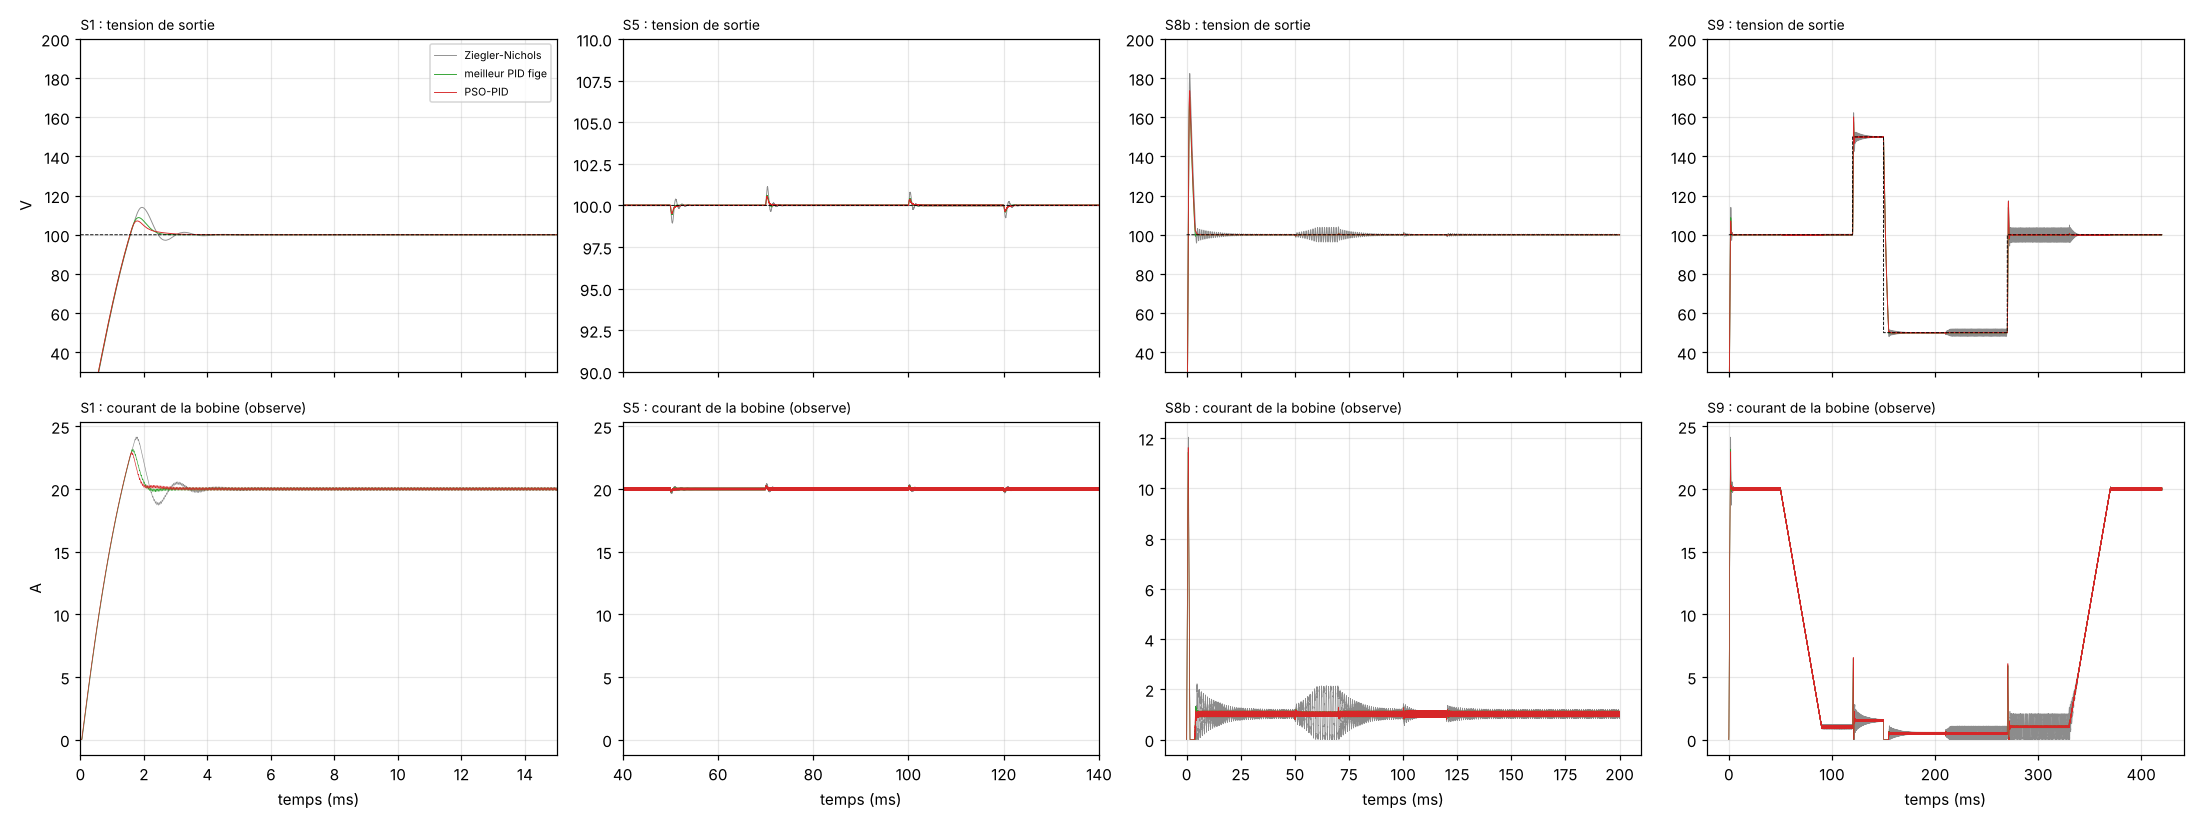

The script that saved this image:
# =============================================================================
# banc_pso_pid.py
#
# VERSION
#   1 (7 octobre 2026).
#
# OBJECTIF
#   Juger sur les onze essais communs le reglage trouve par
#   recherche_pso_pid.py (criteres_pso_pid.txt), a cote de Ziegler-Nichols
#   (meme PID, gains de depart) et du meilleur PID fige sur grille, et ecrire
#   ce que Simulink doit retrouver :
#     - predictions_banc_pso_pid.json : gains retenus et resultats attendus
#       (meme format que predictions_banc_pid_fige.json, lu par
#       Construction_PSO_PID.m et Simuler_PSO_PID.m) ;
#     - banc_pso_pid_resultats.json : tous les chiffres ;
#     - banc_pso_pid.png (S1, S5, S8b, S9) et pso_pid_convergence.png.
#   Les onze essais n'ont servi a rien pendant la recherche.
#   Retenu : la graine de plus petit J_reglage (regle ecrite avant).
#
# COMMENT LANCER CE SCRIPT
#   python banc_pso_pid.py      (une minute)
# =============================================================================


# %% ETAPE 0 : definitions et recherches

import os
import json
import time
import numpy as np
import matplotlib.pyplot as plt

try:
    DOSSIER_PSO = os.path.dirname(os.path.abspath(__file__))
except NameError:
    DOSSIER_PSO = os.getcwd()
with open(os.path.join(DOSSIER_PSO, "recherche_pso_pid.py"), encoding="utf-8") as f:
    _SRC = f.read()
exec(_SRC[:_SRC.index("\n# %% ETAPE 3 :")])   # banc commun, contraintes, essais E1 a E4, J_reglage

T_DEBUT = time.time()
ESSAIS = {sc["code"]: sc for sc in SCENARIOS}
CODES_IAE = ["S1", "S3", "S4", "S5", "S6", "S7a", "S7b", "S8a", "S8b", "S9"]
CODES_DEM = ["S1", "S8a", "S8b"]
K30_ESSAI = int(round(0.03 / TC))
with open(FICHIER, encoding="utf-8") as f:
    RECH = json.load(f)["recherches"]
CLES = [f"graine={g}" for g in GRAINES]
manque = [c for c in CLES if c not in RECH]
if manque:
    raise RuntimeError("Recherches manquantes dans recherche_pso_pid.json : " + ", ".join(manque))
with open(os.path.join(DOSSIER_PSO, "predictions_banc_pid_fige.json"), encoding="utf-8") as f:
    GAINS_FIGE = json.load(f)["gains"]


def titre(texte):
    print("\n" + "=" * 78 + "\n " + texte + "\n" + "=" * 78)


# %% ETAPE 1 : les cinq recherches et le reglage retenu

titre("ETAPE 1 : les cinq recherches et le reglage retenu")
print(f"  {'recherche':10s} {'J_reglage':>10s} {'a (P)':>8s} {'b (I)':>8s} {'c (D)':>8s} {'marge':>7s} {'coupure':>8s}")
for c in CLES:
    r = RECH[c]
    print(f"  {c:10s} {r['J_reglage']:10.5f} {r['gbest'][0]:8.4f} {r['gbest'][1]:8.4f} {r['gbest'][2]:8.4f} "
          f"{r['marge_min']:6.1f}d {r['fc_max']:7.0f}Hz")
CLE_RETENUE = min((c for c in CLES if RECH[c]["admissible"]), key=lambda c: RECH[c]["J_reglage"])
RET = RECH[CLE_RETENUE]
P_R, I_R, D_R = RET["gains"]["P"], RET["gains"]["I"], RET["gains"]["D"]
print(f"\n  Retenu : {CLE_RETENUE} ; P = {P_R:.6f}, I = {I_R:.4f}, D = {D_R:.6e} "
      f"(x ZN : {RET['gbest'][0]:.4f}, {RET['gbest'][1]:.4f}, {RET['gbest'][2]:.4f}).")
print("  Rapports a Ziegler-Nichols sur les essais de reglage (demarrage / apres 30 ms) :")
for code, q in RET["ratios"].items():
    print(f"    {code} : {q['demarrage']:.3f} / {q['apres_30ms']:.3f}")
for nom, g in (("meilleur PID fige", GAINS_FIGE),):
    x = (g["P"] / PID_P, g["I"] / PID_I, g["D"] / PID_D)
    r = evaluer(x)
    print(f"  Pour information, J_reglage du {nom} : " +
          (f"{r['J']:.4f}" if r["admissible"] else f"refuse (violation {r['violation']:.3f})"))


# %% ETAPE 2 : jugement sur les onze essais

def evaluer_essais(P, I, D):
    res = {}
    for code, sc in ESSAIS.items():
        sim = simuler(PIDParallele(P, I, D), sc)
        o = grandeurs(sim, sc)
        e = sim["consigne"] - sim["v"]
        res[code] = {"o": o, "IAE_dem": float(np.sum(np.abs(e[:K30_ESSAI])) * TC),
                     "revenus": bool(all(ev["revenu"] for ev in o["evenements"])), "sim": sim}
    return res


def termes(res):
    return np.array([res[c]["o"]["IAE"] for c in CODES_IAE] + [res[c]["IAE_dem"] for c in CODES_DEM])


titre("ETAPE 2 : jugement sur les onze essais communs")
TOUS = {"Ziegler-Nichols": evaluer_essais(PID_P, PID_I, PID_D),
        "meilleur PID fige": evaluer_essais(GAINS_FIGE["P"], GAINS_FIGE["I"], GAINS_FIGE["D"]),
        "PSO-PID": evaluer_essais(P_R, I_R, D_R)}
T_ZN = termes(TOUS["Ziegler-Nichols"])
J_TOUS = {n: float(np.mean(termes(r) / T_ZN)) for n, r in TOUS.items()}
print("  " + " " * 28 + "".join(f"{n:>19s}" for n in TOUS))
print("  " + f"{'cout J':28s}" + "".join(f"{J_TOUS[n]:19.3f}" for n in TOUS))
print("  " + f"{'evenements non revenus':28s}" + "".join(
    f"{(','.join(c for c in CODES_IAE if not TOUS[n][c]['revenus']) or '-'):>19s}" for n in TOUS))
for code in ESSAIS:
    for cle, etiquette, fmt, k in (("depassement_pct", "depassement %", "{:.1f}", 1.0), ("IAE", "IAE mV.s", "{:.2f}", 1e3),
                                   ("e_eff_V", "ecart efficace mV", "{:.1f}", 1e3), ("iL_max_dem_A", "iL crete dem. A", "{:.1f}", 1.0)):
        if cle == "depassement_pct" and code not in ("S1", "S8a", "S8b"):
            continue
        if cle == "iL_max_dem_A" and code not in ("S1", "S8b"):
            continue
        print("  " + f"{code + ' ' + etiquette:28s}" + "".join(f"{fmt.format(TOUS[n][code]['o'][cle] * k):>19s}" for n in TOUS))
print("  " + f"{'activite |dd| (S1)':28s}" + "".join(f"{TOUS[n]['S1']['o']['dd_moyen']:19.4f}" for n in TOUS))
DECOMP = {}
print("\n  Decomposition de J (10 IAE apres 30 ms ; 3 IAE de demarrage) :")
for n in TOUS:
    r = termes(TOUS[n]) / T_ZN
    DECOMP[n] = (float(np.mean(r[:10])), float(np.mean(r[10:])))
    print(f"    {n:20s} apres 30 ms {DECOMP[n][0]:.3f} ; demarrage {DECOMP[n][1]:.3f}")
print("\n  Rapports a ZN, terme par terme (" + ", ".join(CODES_IAE) + " ; demarrages " + ", ".join(CODES_DEM) + ") :")
for n in TOUS:
    print(f"    {n:20s} " + " ".join(f"{x:5.2f}" for x in termes(TOUS[n]) / T_ZN))

print("\n  Les cinq recherches jugees sur les onze essais (aucune n'est choisie apres coup) :")
JUGEMENT = {}
for c in CLES:
    r = RECH[c]
    res = TOUS["PSO-PID"] if c == CLE_RETENUE else evaluer_essais(r["gains"]["P"], r["gains"]["I"], r["gains"]["D"])
    Jc = float(np.mean(termes(res) / T_ZN))
    non = [k for k in CODES_IAE if not res[k]["revenus"]]
    JUGEMENT[c] = {"J": Jc, "non_revenus": non}
    print(f"    {c:10s} J = {Jc:.3f} ; {'tous revenus' if not non else 'pas revenus : ' + ','.join(non)}"
          f"{'   <- retenu' if c == CLE_RETENUE else ''}")

AUTRES = {}
for nom, fichier in (("ELM-PID", "banc_elm_pid_resultats.json"), ("PINN-PID", "banc_pinn_pid_resultats.json"),
                     ("Fuzzy-PID", "banc_fuzzy_pid_resultats.json")):
    chemin = os.path.join(DOSSIER_PSO, fichier)
    if os.path.isfile(chemin):
        with open(chemin, encoding="utf-8") as f:
            AUTRES[nom] = json.load(f).get("J", {}).get(nom)
if AUTRES:
    print("\n  Rappel des autres methodes (J sur les memes onze essais) : " +
          " ; ".join(f"{n} {j:.3f}" for n, j in AUTRES.items() if j is not None))


# %% ETAPE 3 : previsions

titre("ETAPE 3 : previsions de criteres_pso_pid.txt")
PSO = TOUS["PSO-PID"]
Jr = [RECH[c]["J_reglage"] for c in CLES]
G = np.array([RECH[c]["gbest"] for c in CLES])
J_pso = J_TOUS["PSO-PID"]
P = {"R1": (max(Jr) / min(Jr) - 1 <= 0.01) and bool(np.all(G.max(axis=0) / G.min(axis=0) - 1 <= 0.10)),
     "R2": RET["gbest"][1] >= 1.0,
     "R3": 0.70 <= J_pso <= 0.80 and all(PSO[c]["revenus"] for c in CODES_IAE),
     "R4": DECOMP["PSO-PID"][0] < 0.80,
     "R5": DECOMP["PSO-PID"][1] > 0.757,
     "R6": RET["marge_min"] <= 31.0 or RET["fc_max"] >= 0.98 * FC_MAXI,
     "R7": abs(J_pso - 0.738) <= 0.03}
TEXTE = {"R1": f"J_reglage de {min(Jr):.5f} a {max(Jr):.5f} ; gains x ZN de {np.round(G.min(axis=0), 3).tolist()} "
               f"a {np.round(G.max(axis=0), 3).tolist()}",
         "R2": f"b = {RET['gbest'][1]:.3f}",
         "R3": f"J = {J_pso:.3f} ; " + ("tous les evenements reviennent" if all(PSO[c]["revenus"] for c in CODES_IAE)
                                       else "pas revenus : " + ",".join(c for c in CODES_IAE if not PSO[c]["revenus"])),
         "R4": f"apres 30 ms {DECOMP['PSO-PID'][0]:.3f}",
         "R5": f"demarrage {DECOMP['PSO-PID'][1]:.3f} (W de Gaing non modifie : 0.757)",
         "R6": f"marge {RET['marge_min']:.1f} degres, coupure {RET['fc_max']:.0f} Hz (limite {FC_MAXI:.0f})",
         "R7": f"J {J_pso:.3f}, meilleur PID fige {J_TOUS['meilleur PID fige']:.3f}"}
for k in P:
    print(f"  {k} {'juste' if P[k] else 'FAUSSE'} : {TEXTE[k]}")


# %% ETAPE 4 : fichiers pour Simulink, resultats et figures

titre("ETAPE 4 : fichiers pour Simulink, resultats et figures")
pas_1ms = int(round(1e-3 / TC))
predictions = {"version": 2, "Te": TC,
               "regulateur": f"PSO-PID ({CLE_RETENUE} ; P = {P_R:.6f}, I = {I_R:.4f}, D = {D_R:.6e}, N = {PID_N})",
               "gains": {"P": P_R, "I": I_R, "D": D_R, "N": PID_N, "multiplicateurs": RET["gbest"]},
               "critere": {"J_reglage": RET["J_reglage"], "J_essais": J_pso, "marge_min_deg": RET["marge_min"],
                           "fc_max_Hz": RET["fc_max"]},
               "controle": {}, "essais": {}}
for code, r in PSO.items():
    sim = r["sim"]
    predictions["essais"][code] = {"grandeurs": r["o"],
                                   "v_toutes_les_ms": sim["v"][::pas_1ms].tolist(),
                                   "iL_toutes_les_ms": sim["iL"][::pas_1ms].tolist(),
                                   "d_moyen_par_ms": [float(np.mean(sim["d"][i:i + pas_1ms]))
                                                      for i in range(0, len(sim["d"]) - pas_1ms + 1, pas_1ms)]}
with open(os.path.join(DOSSIER_PSO, "predictions_banc_pso_pid.json"), "w", encoding="utf-8") as f:
    json.dump(predictions, f, indent=1, allow_nan=False)
print("  predictions_banc_pso_pid.json ecrit.")

sortie = {"version": 1, "retenu": CLE_RETENUE, "gains": predictions["gains"],
          "J": J_TOUS, "decomposition": DECOMP,
          "jugement_cinq_recherches": JUGEMENT, "autres_methodes_J": AUTRES,
          "previsions": {k: {"juste": bool(P[k]), "detail": TEXTE[k]} for k in P},
          "references": {n: {c: {"grandeurs": TOUS[n][c]["o"], "IAE_dem": TOUS[n][c]["IAE_dem"],
                                 "revenus": TOUS[n][c]["revenus"]} for c in ESSAIS} for n in TOUS},
          "duree_s": round(time.time() - T_DEBUT, 1)}
with open(os.path.join(DOSSIER_PSO, "banc_pso_pid_resultats.json"), "w", encoding="utf-8") as f:
    json.dump(sortie, f, indent=1, allow_nan=False, default=lambda x: None)
print("  banc_pso_pid_resultats.json ecrit.")

COULEURS = (("Ziegler-Nichols", "0.55"), ("meilleur PID fige", "tab:green"),
            ("PSO-PID", "tab:red"))
fig, axes = plt.subplots(2, 4, figsize=(20, 7.5), sharex="col")
for col, (code, xlim) in enumerate((("S1", (0, 15)), ("S5", (40, 140)), ("S8b", None), ("S9", None))):
    for nom, couleur in COULEURS:
        sim = TOUS[nom][code]["sim"]
        axes[0, col].plot(sim["t"] * 1e3, sim["v"], lw=0.6, color=couleur, label=nom)
        axes[1, col].plot(sim["t"] * 1e3, sim["iL"], lw=0.4, color=couleur)
    axes[0, col].plot(sim["t"] * 1e3, sim["consigne"], "k--", lw=0.6)
    axes[0, col].set_ylim((90, 110) if code == "S5" else (30, 200))
    axes[0, col].set_title(f"{code} : tension de sortie", fontsize=9, loc="left")
    axes[1, col].set_title(f"{code} : courant de la bobine (observe)", fontsize=9, loc="left")
    axes[1, col].set_xlabel("temps (ms)")
    if xlim:
        axes[1, col].set_xlim(*xlim)
    for ax in axes[:, col]:
        ax.grid(alpha=0.3)
axes[0, 0].legend(fontsize=7)
axes[0, 0].set_ylabel("V")
axes[1, 0].set_ylabel("A")
fig.tight_layout()
fig.savefig(os.path.join(DOSSIER_PSO, "banc_pso_pid.png"), dpi=110)
plt.close(fig)

fig, axes = plt.subplots(1, 2, figsize=(12, 4.5))
for c in CLES:
    h = RECH[c]["historique"]
    axes[0].plot([x["iter"] for x in h], [x["J_gbest"] if x["J_gbest"] is not None else np.nan for x in h], lw=1.0, label=c)
    axes[1].plot([x["iter"] for x in h], [x["part_admissible"] for x in h], lw=0.8)
axes[0].set_title("J_reglage du gbest", fontsize=9, loc="left")
axes[1].set_title("part d'individus admissibles", fontsize=9, loc="left")
for ax in axes:
    ax.set_xlabel("iteration")
    ax.grid(alpha=0.3)
axes[0].legend(fontsize=7)
fig.tight_layout()
fig.savefig(os.path.join(DOSSIER_PSO, "pso_pid_convergence.png"), dpi=110)
plt.close(fig)
print(f"  banc_pso_pid.png et pso_pid_convergence.png ecrits. Duree totale : {time.time() - T_DEBUT:.0f} s.")
